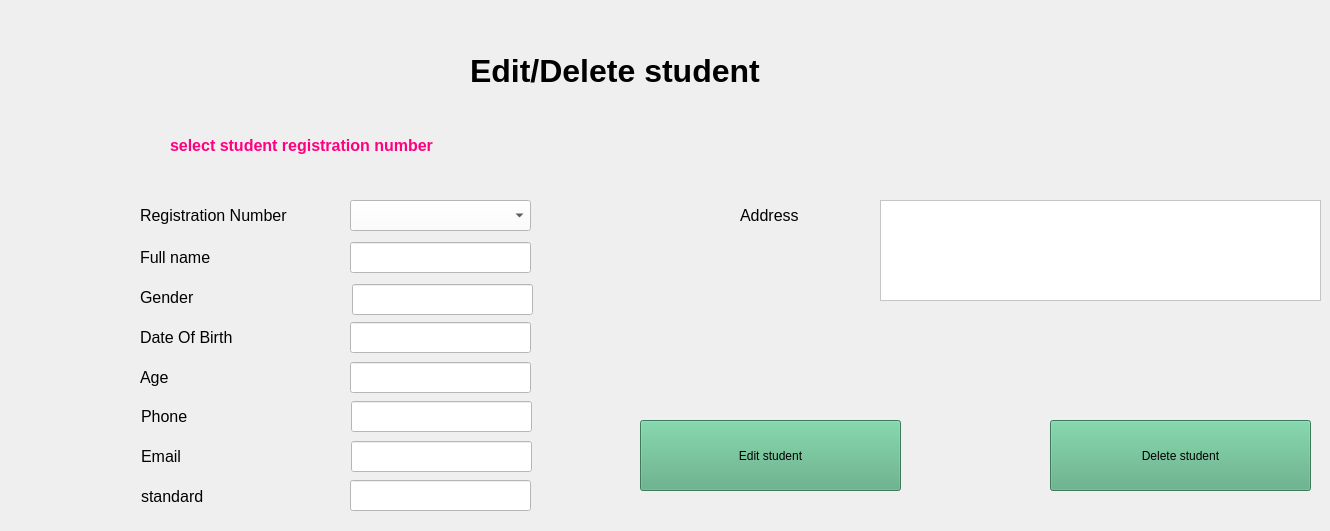
    <widget class="QWidget" name="tab_9">
     <attribute name="title">
      <string>edit/delete student</string>
     </attribute>
     <widget class="QLabel" name="label_54">
      <property name="geometry">
       <rect>
        <x>470</x>
        <y>30</y>
        <width>441</width>
        <height>81</height>
       </rect>
      </property>
      <property name="font">
       <font>
        <pointsize>24</pointsize>
        <weight>75</weight>
        <bold>true</bold>
       </font>
      </property>
      <property name="text">
       <string>Edit/Delete student</string>
      </property>
     </widget>
     <widget class="QLabel" name="l21">
      <property name="geometry">
       <rect>
        <x>170</x>
        <y>120</y>
        <width>371</width>
        <height>51</height>
       </rect>
      </property>
      <property name="font">
       <font>
        <pointsize>12</pointsize>
        <weight>75</weight>
        <bold>true</bold>
       </font>
      </property>
      <property name="styleSheet">
       <string notr="true">color: rgb(255, 0, 127);</string>
      </property>
      <property name="text">
       <string>select student registration number</string>
      </property>
     </widget>
     <widget class="QComboBox" name="cb21">
      <property name="geometry">
       <rect>
        <x>350</x>
        <y>200</y>
        <width>181</width>
        <height>31</height>
       </rect>
      </property>
      <property name="styleSheet">
       <string notr="true">background-color: rgb(255, 255, 255);</string>
      </property>
     </widget>
     <widget class="QLabel" name="label_80">
      <property name="geometry">
       <rect>
        <x>140</x>
        <y>190</y>
        <width>201</width>
        <height>51</height>
       </rect>
      </property>
      <property name="font">
       <font>
        <pointsize>12</pointsize>
       </font>
      </property>
      <property name="text">
       <string>Registration Number</string>
      </property>
     </widget>
     <widget class="QLabel" name="label_81">
      <property name="geometry">
       <rect>
        <x>140</x>
        <y>272</y>
        <width>201</width>
        <height>51</height>
       </rect>
      </property>
      <property name="font">
       <font>
        <pointsize>12</pointsize>
       </font>
      </property>
      <property name="text">
       <string>Gender</string>
      </property>
     </widget>
     <widget class="QLineEdit" name="tb22">
      <property name="geometry">
       <rect>
        <x>350</x>
        <y>322</y>
        <width>181</width>
        <height>31</height>
       </rect>
      </property>
      <property name="styleSheet">
       <string notr="true">background-color: rgb(255, 255, 255);
font: 12pt &quot;MS Shell Dlg 2&quot;;</string>
      </property>
     </widget>
     <widget class="QLabel" name="label_55">
      <property name="geometry">
       <rect>
        <x>140</x>
        <y>312</y>
        <width>201</width>
        <height>51</height>
       </rect>
      </property>
      <property name="font">
       <font>
        <pointsize>12</pointsize>
       </font>
      </property>
      <property name="text">
       <string>Date Of Birth</string>
      </property>
     </widget>
     <widget class="QLineEdit" name="tb23">
      <property name="geometry">
       <rect>
        <x>350</x>
        <y>362</y>
        <width>181</width>
        <height>31</height>
       </rect>
      </property>
      <property name="styleSheet">
       <string notr="true">background-color: rgb(255, 255, 255);
font: 12pt &quot;MS Shell Dlg 2&quot;;</string>
      </property>
     </widget>
     <widget class="QLabel" name="label_56">
      <property name="geometry">
       <rect>
        <x>140</x>
        <y>232</y>
        <width>201</width>
        <height>51</height>
       </rect>
      </property>
      <property name="font">
       <font>
        <pointsize>12</pointsize>
       </font>
      </property>
      <property name="text">
       <string>Full name</string>
      </property>
     </widget>
     <widget class="QLineEdit" name="tb21">
      <property name="geometry">
       <rect>
        <x>350</x>
        <y>242</y>
        <width>181</width>
        <height>31</height>
       </rect>
      </property>
      <property name="styleSheet">
       <string notr="true">background-color: rgb(255, 255, 255);
font: 12pt &quot;MS Shell Dlg 2&quot;;</string>
      </property>
     </widget>
     <widget class="QLabel" name="label_57">
      <property name="geometry">
       <rect>
        <x>140</x>
        <y>352</y>
        <width>201</width>
        <height>51</height>
       </rect>
      </property>
      <property name="font">
       <font>
        <pointsize>12</pointsize>
       </font>
      </property>
      <property name="text">
       <string>Age</string>
      </property>
     </widget>
     <widget class="QLabel" name="label_264">
      <property name="geometry">
       <rect>
        <x>141</x>
        <y>431</y>
        <width>201</width>
        <height>51</height>
       </rect>
      </property>
      <property name="font">
       <font>
        <pointsize>12</pointsize>
       </font>
      </property>
      <property name="text">
       <string>Email</string>
      </property>
     </widget>
     <widget class="QLabel" name="label_265">
      <property name="geometry">
       <rect>
        <x>740</x>
        <y>190</y>
        <width>111</width>
        <height>51</height>
       </rect>
      </property>
      <property name="font">
       <font>
        <pointsize>12</pointsize>
       </font>
      </property>
      <property name="text">
       <string>Address</string>
      </property>
     </widget>
     <widget class="QLineEdit" name="tb24">
      <property name="geometry">
       <rect>
        <x>351</x>
        <y>401</y>
        <width>181</width>
        <height>31</height>
       </rect>
      </property>
      <property name="styleSheet">
       <string notr="true">background-color: rgb(255, 255, 255);
font: 12pt &quot;MS Shell Dlg 2&quot;;</string>
      </property>
     </widget>
     <widget class="QLabel" name="label_266">
      <property name="geometry">
       <rect>
        <x>141</x>
        <y>471</y>
        <width>201</width>
        <height>51</height>
       </rect>
      </property>
      <property name="font">
       <font>
        <pointsize>12</pointsize>
       </font>
      </property>
      <property name="text">
       <string>standard</string>
      </property>
     </widget>
     <widget class="QLabel" name="label_267">
      <property name="geometry">
       <rect>
        <x>141</x>
        <y>391</y>
        <width>201</width>
        <height>51</height>
       </rect>
      </property>
      <property name="font">
       <font>
        <pointsize>12</pointsize>
       </font>
      </property>
      <property name="text">
       <string>Phone</string>
      </property>
     </widget>
     <widget class="QLineEdit" name="tb25">
      <property name="geometry">
       <rect>
        <x>351</x>
        <y>441</y>
        <width>181</width>
        <height>31</height>
       </rect>
      </property>
      <property name="styleSheet">
       <string notr="true">background-color: rgb(255, 255, 255);
font: 12pt &quot;MS Shell Dlg 2&quot;;</string>
      </property>
     </widget>
     <widget class="QTextEdit" name="mtb21">
      <property name="geometry">
       <rect>
        <x>880</x>
        <y>200</y>
        <width>441</width>
        <height>101</height>
       </rect>
      </property>
      <property name="styleSheet">
       <string notr="true">background-color: rgb(255, 255, 255);
font: 12pt &quot;MS Shell Dlg 2&quot;;</string>
      </property>
     </widget>
     <widget class="QPushButton" name="b22">
      <property name="geometry">
       <rect>
        <x>1050</x>
        <y>420</y>
        <width>261</width>
        <height>71</height>
       </rect>
      </property>
      <property name="styleSheet">
       <string notr="true">background-color: rgb(85, 170, 127);
font: 12pt &quot;MS Shell Dlg 2&quot;;</string>
      </property>
      <property name="text">
       <string>Delete student</string>
      </property>
     </widget>
     <widget class="QPushButton" name="b21">
      <property name="geometry">
       <rect>
        <x>640</x>
        <y>420</y>
        <width>261</width>
        <height>71</height>
       </rect>
      </property>
      <property name="styleSheet">
       <string notr="true">background-color: rgb(85, 170, 127);
font: 12pt &quot;MS Shell Dlg 2&quot;;</string>
      </property>
      <property name="text">
       <string>Edit student</string>
      </property>
     </widget>
     <widget class="QLineEdit" name="tb26">
      <property name="geometry">
       <rect>
        <x>352</x>
        <y>284</y>
        <width>181</width>
        <height>31</height>
       </rect>
      </property>
      <property name="styleSheet">
       <string notr="true">background-color: rgb(255, 255, 255);
font: 12pt &quot;MS Shell Dlg 2&quot;;</string>
      </property>
     </widget>
     <widget class="QLineEdit" name="tb27">
      <property name="geometry">
       <rect>
        <x>350</x>
        <y>480</y>
        <width>181</width>
        <height>31</height>
       </rect>
      </property>
      <property name="styleSheet">
       <string notr="true">background-color: rgb(255, 255, 255);
font: 12pt &quot;MS Shell Dlg 2&quot;;</string>
      </property>
     </widget>
    </widget>
